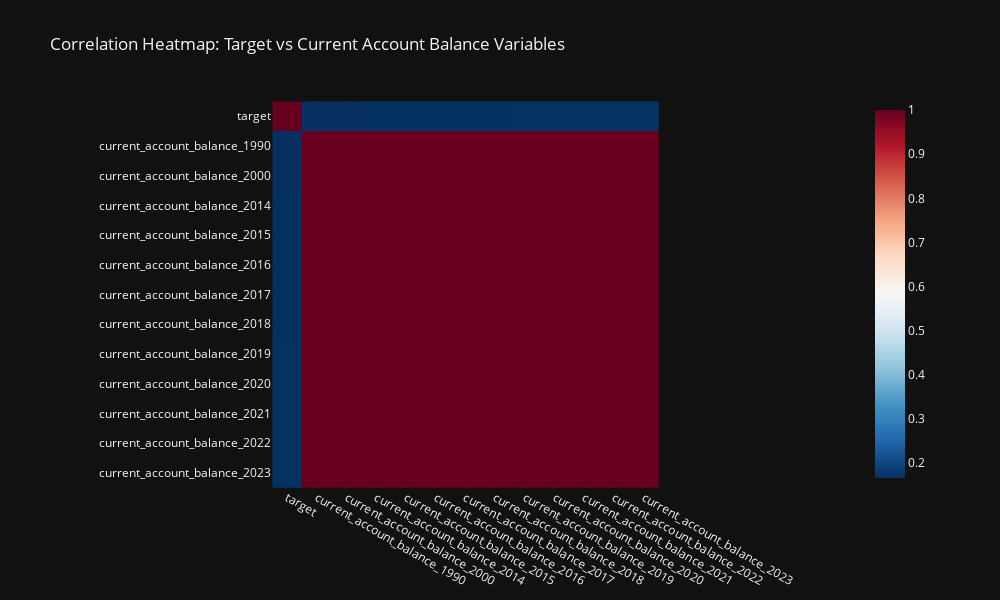

Notebook source saved alongside this figure:
### Code cell
# Variables to compare
variables_to_compare = ['current_account_balance_1990', 'current_account_balance_2000',
       'current_account_balance_2014', 'current_account_balance_2015',
       'current_account_balance_2016', 'current_account_balance_2017',
       'current_account_balance_2018', 'current_account_balance_2019',
       'current_account_balance_2020', 'current_account_balance_2021',
       'current_account_balance_2022', 'current_account_balance_2023'
]

# Compute the correlation matrix for 'target' and the selected variables
columns_to_use = ['target'] + variables_to_compare
df_corr_matrix = df[columns_to_use].corr()

# Take the absolute values of the correlation matrix
df_corr_matrix_abs = df_corr_matrix.abs()

fig = px.imshow(df_corr_matrix_abs, 
                color_continuous_scale='RdBu_r', 
                title="Correlation Heatmap: Target vs Current Account Balance Variables", 
                template='plotly_dark', 
                width=1000, 
                height=600) 

fig.show()

### Figure 1 — Plotly figure (JSON) as saved in the notebook; plotly's stock layout.template omitted (floating-point values rounded to 4 significant figures; data arrays with more than 128 entries replaced by an {"elided": "..."} marker saying what was removed)
{"data": [{"coloraxis": "coloraxis", "hovertemplate": "x: %{x}<br>y: %{y}<br>color: %{z}<extra></extra>", "name": "0", "type": "heatmap", "x": ["target", "current_account_balance_1990", "current_account_balance_2000", "current_account_balance_2014", "current_account_balance_2015", "current_account_balance_2016", "current_account_balance_2017", "current_account_balance_2018", "current_account_balance_2019", "current_account_balance_2020", "current_account_balance_2021", "current_account_balance_2022", "current_account_balance_2023"], "xaxis": "x", "y": ["target", "current_account_balance_1990", "current_account_balance_2000", "current_account_balance_2014", "current_account_balance_2015", "current_account_balance_2016", "current_account_balance_2017", "current_account_balance_2018", "current_account_balance_2019", "current_account_balance_2020", "current_account_balance_2021", "current_account_balance_2022", "current_account_balance_2023"], "yaxis": "y", "z": {"elided": "13x13 float values"}}], "layout": {"coloraxis": {"colorscale": [[0, "rgb(5,48,97)"], [0.1, "rgb(33,102,172)"], [0.2, "rgb(67,147,195)"], [0.3, "rgb(146,197,222)"], [0.4, "rgb(209,229,240)"], [0.5, "rgb(247,247,247)"], [0.6, "rgb(253,219,199)"], [0.7, "rgb(244,165,130)"], [0.8, "rgb(214,96,77)"], [0.9, "rgb(178,24,43)"], [1, "rgb(103,0,31)"]]}, "height": 600, "title": {"text": "Correlation Heatmap: Target vs Current Account Balance Variables"}, "width": 1000, "xaxis": {"anchor": "y", "constrain": "domain", "domain": [0, 1], "scaleanchor": "y"}, "yaxis": {"anchor": "x", "autorange": "reversed", "constrain": "domain", "domain": [0, 1]}}}
